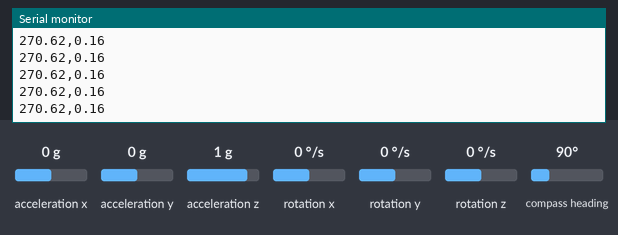
A sketch run on a simulated Arduino Uno, built with avr-gcc and run on an emulated ATmega328P. On the bench: the last lines printed to the serial monitor. Wiring (inferred from the names in the program): HMC5883L compass at I2C address 0x1E; MPU-6050 motion sensor at I2C address 0x68. Inputs (shaded band) come from the test bench; at power-on: acceleration z 1 g, acceleration x 0 g, acceleration y 0 g, rotation x 0 °/s, rotation y 0 °/s, rotation z 0 °/s, compass heading 90°.

Above: at 2.9 s.
3.0 s: acceleration z set to 0.1 g
At 3.8 s:
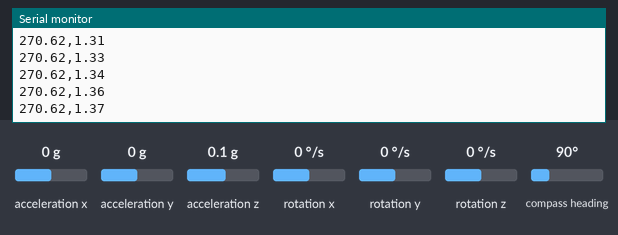
6.0 s: acceleration z set to -0.2 g
At 6.9 s:
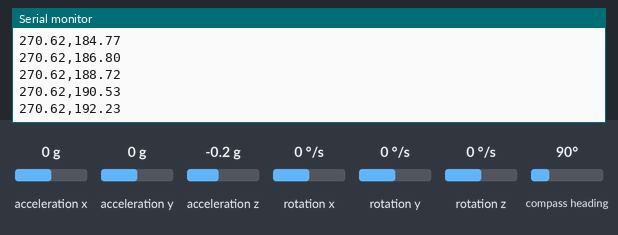
Timing chart, 0 to 9.0 s (numbered marks = the images above; inputs shaded):
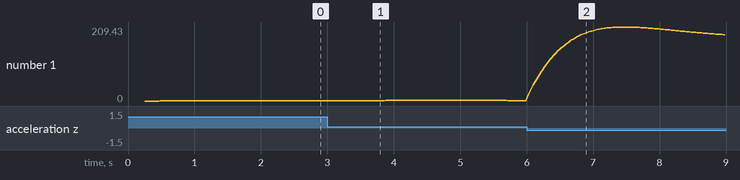

The sketch:

sensor-fusion-MPU6050xHMC5883L-attempt2.ino
```cpp
#include <Wire.h>
#include <math.h>

// --- Addresses ---
#define HMC5883L_ADDR 0x1E
#define MPU6050_ADDR 0x68
#define DECLINATION_ANGLE 0.6167  // degrees

// --- Kalman Filter Struct ---
typedef struct {
  float Q_angle;
  float Q_bias;
  float R_measure;
  float angle;
  float bias;
  float rate;
  float P[2][2];
} Kalman;

Kalman kalmanRoll, kalmanPitch;

// --- Sensor Values ---
float AccX, AccY, AccZ;
float GyroX, GyroY, GyroZ;
float AngleRoll, AnglePitch;
unsigned long lastTime;
float dt;

// --- Magnetometer ---
int16_t x, y, z;

// --- Kalman Update Function ---
float kalmanUpdate(Kalman* kf, float newAngle, float newRate, float dt) {
  kf->rate = newRate - kf->bias;
  kf->angle += dt * kf->rate;

  kf->P[0][0] += dt * (dt * kf->P[1][1] - kf->P[0][1] - kf->P[1][0] + kf->Q_angle);
  kf->P[0][1] -= dt * kf->P[1][1];
  kf->P[1][0] -= dt * kf->P[1][1];
  kf->P[1][1] += kf->Q_bias * dt;

  float y = newAngle - kf->angle;
  float S = kf->P[0][0] + kf->R_measure;
  float K0 = kf->P[0][0] / S;
  float K1 = kf->P[1][0] / S;

  kf->angle += K0 * y;
  kf->bias += K1 * y;

  float P00_temp = kf->P[0][0];
  float P01_temp = kf->P[0][1];

  kf->P[0][0] -= K0 * P00_temp;
  kf->P[0][1] -= K0 * P01_temp;
  kf->P[1][0] -= K1 * P00_temp;
  kf->P[1][1] -= K1 * P01_temp;

  return kf->angle;
}

void setup() {
  Serial.begin(9600);
  Wire.begin();
  Wire.setClock(400000);
  delay(250);

  // --- Init HMC5883L ---
  Wire.beginTransmission(HMC5883L_ADDR);
  Wire.write(0x00);
  Wire.write(0x18); // 1-average, 75 Hz
  Wire.endTransmission();

  Wire.beginTransmission(HMC5883L_ADDR);
  Wire.write(0x01);
  Wire.write(0xA0); // Gain
  Wire.endTransmission();

  Wire.beginTransmission(HMC5883L_ADDR);
  Wire.write(0x02);
  Wire.write(0x00); // Continuous
  Wire.endTransmission();

  // --- Init MPU6050 ---
  Wire.beginTransmission(MPU6050_ADDR);
  Wire.write(0x6B);
  Wire.write(0x00);
  Wire.endTransmission();

  Wire.beginTransmission(MPU6050_ADDR);
  Wire.write(0x1C);
  Wire.write(0x00); // ±2g
  Wire.endTransmission();

  Wire.beginTransmission(MPU6050_ADDR);
  Wire.write(0x1B);
  Wire.write(0x08); // ±500°/s
  Wire.endTransmission();

  // Kalman Filter Init
  kalmanRoll = {0.001, 0.003, 0.03, 0, 0, 0, {{0, 0}, {0, 0}}};
  kalmanPitch = kalmanRoll;

  lastTime = micros();
}

void loop() {
  readMPU6050();

  unsigned long now = micros();
  dt = (now - lastTime) / 1000000.0;
  lastTime = now;

  float gyroXrate = GyroX / 65.5;
  float gyroYrate = GyroY / 65.5;

  float accRoll = atan2(AccY, AccZ) * 180.0 / PI;
  float accPitch = atan2(-AccX, sqrt(AccY * AccY + AccZ * AccZ)) * 180.0 / PI;

  AngleRoll = kalmanUpdate(&kalmanRoll, accRoll, gyroXrate, dt);
  AnglePitch = kalmanUpdate(&kalmanPitch, accPitch, gyroYrate, dt);

  readHMC5883L();

  float heading = calculateHeadingYForward(x, y);
  heading += DECLINATION_ANGLE;
  if (heading < 0) heading += 360.0;
  if (heading >= 360.0) heading -= 360.0;

  Serial.print(heading);
  Serial.print(",");
  Serial.println(AngleRoll);

  delay(20);
}

void readMPU6050() {
  Wire.beginTransmission(MPU6050_ADDR);
  Wire.write(0x3B);
  Wire.endTransmission();
  Wire.requestFrom(MPU6050_ADDR, 14);

  int16_t rawAccX = Wire.read() << 8 | Wire.read();
  int16_t rawAccY = Wire.read() << 8 | Wire.read();
  int16_t rawAccZ = Wire.read() << 8 | Wire.read();
  Wire.read(); Wire.read();
  int16_t rawGyroX = Wire.read() << 8 | Wire.read();
  int16_t rawGyroY = Wire.read() << 8 | Wire.read();
  int16_t rawGyroZ = Wire.read() << 8 | Wire.read();

  AccX = (float)rawAccX / 4096.0 - 0.07;
  AccY = (float)rawAccY / 4096.0 + 0.01;
  AccZ = (float)rawAccZ / 4096.0 + 0.03;

  GyroX = (float)rawGyroX;
  GyroY = (float)rawGyroY;
  GyroZ = (float)rawGyroZ;
}

void readHMC5883L() {
  Wire.beginTransmission(HMC5883L_ADDR);
  Wire.write(0x03);
  Wire.endTransmission();
  Wire.requestFrom(HMC5883L_ADDR, 6);

  if (Wire.available() == 6) {
    x = Wire.read() << 8 | Wire.read();
    z = Wire.read() << 8 | Wire.read();
    y = Wire.read() << 8 | Wire.read();
  }
}

float calculateHeadingYForward(int16_t x, int16_t y) {
  float heading = atan2((float)y, (float)x) * (180.0 / PI);
  heading -= 180.0;  // custom mounting shift
  if (heading < 0) heading += 360.0;
  return heading;
}
```

Measured:
- after the input at 3.0 s, the serial monitor: prints a new line at once (image 1)
- after the input at 6.0 s, the serial monitor: prints a new line at once (image 2)
- plotted number 1: 0.16 → 1.39 after the input at 3.0 s, 1.39 → 178 after the input at 6.0 s
